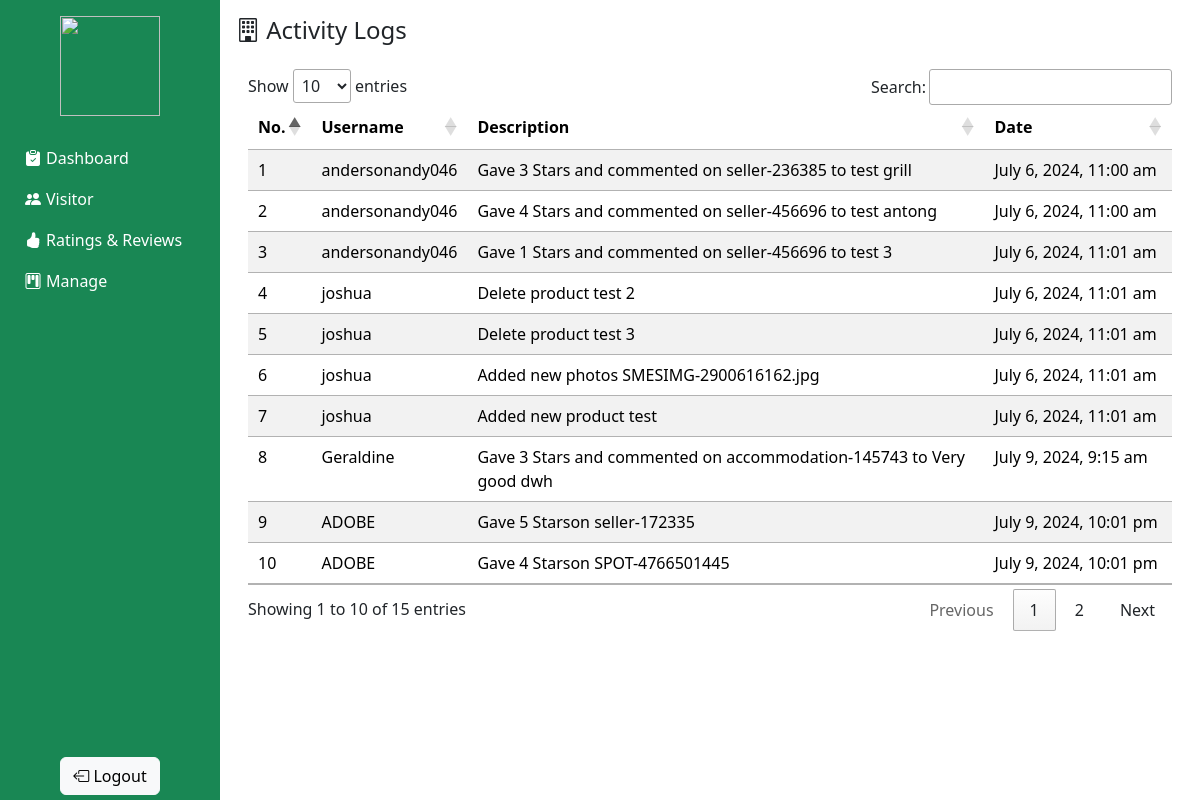
The page /Admin/actLogs.php (signed in) on the database its author committed.
### tables this page shows
CREATE TABLE `activitylog` (
  `log_id` int(11) NOT NULL,
  `log_username` varchar(60) NOT NULL,
  `activity_description` text NOT NULL,
  `date_added` datetime NOT NULL
);

### backend/db.php (called while the page is built, shortened)
<?php
class db_connect
{
    public $host = db_host;
    public $user = db_user;
    public $pass = db_pass;
    public $name = db_name;
    public function connect()
    {
        try {
            $this->conn = new mysqli($this->host, $this->user, $this->pass, $this->name);
            if ($this->conn->connect_error) {
                $this->error = "Connection failed: " . $this->conn->connect_error;
                return false;
            } else {
                return $this->conn;
            }
        } catch (\Throwable $th) {
            $this->error = "Connection error: " . $th->getMessage();
            return false;
        }
    }
}

### backend/class.php (called while the page is built, shortened)
<?php
include('db.php');
class global_class extends db_connect
{
    public function getActivityLogs()
    {
        $query = $this->conn->prepare("SELECT * FROM `activitylog`");
        if ($query->execute()) {
            $result = $query->get_result();
            return $result;
        }
    }
}

### Admin/actLogs.php (the view, shortened to what this page needs)
<?php
include("components/header.php");
?>
<link rel="stylesheet" type="text/css" href="https://cdn.datatables.net/1.13.7/css/jquery.dataTables.min.css">
<h4 class="page-title"><i class="bi bi-building"></i> Activity Logs</h4>
<div class="container mt-4 table-container">
    <table class="table table-striped" id="myTable">
        <thead class="table-header">
            <tr>
                <th>No.</th>
                <th>Username</th>
                <th>Description</th>
                <th>Date</th>
            </tr>
        </thead>
        <tbody class="table-body">
            <?php
            $count = 1;
            $getActlog = $db->getActivityLogs();
            while ($log = $getActlog->fetch_assoc()) {
            ?>
                <tr>
                    <td><?= $count ?></td>
                    <td><?= $log['log_username'] ?></td>
                    <td><?= $log['activity_description'] ?></td>
                    <td><?= date('F j, Y, g:i a', strtotime($log['date_added'])) ?></td>
                </tr>
            <?php
                $count++;
            }
            ?>
        </tbody>
    </table>
</div>
<?php
include("components/footer.php");
?>

### Admin/css/header-footer.css (style rules this page uses)
.table-container { max-height: 89vh; overflow: auto; }
.table-header { position: sticky; top: 0; }

### rows shown on the page
activitylog: log_username "andersonandy046", activity_description "Gave 3 Stars and commented on seller-236385 to test grill", date_added "July 6, 2024, 11:00 am"
activitylog: log_username "andersonandy046", activity_description "Gave 4 Stars and commented on seller-456696 to test antong", date_added "July 6, 2024, 11:00 am"
activitylog: log_username "andersonandy046", activity_description "Gave 1 Stars and commented on seller-456696 to test 3", date_added "July 6, 2024, 11:01 am"
activitylog: log_username "joshua", activity_description "Delete product test 2", date_added "July 6, 2024, 11:01 am"
activitylog: log_username "joshua", activity_description "Delete product test 3", date_added "July 6, 2024, 11:01 am"
activitylog: log_username "joshua", activity_description "Added new photos SMESIMG-2900616162.jpg", date_added "July 6, 2024, 11:01 am"
activitylog: log_username "joshua", activity_description "Added new product test", date_added "July 6, 2024, 11:01 am"
activitylog: log_username "Geraldine", activity_description "Gave 3 Stars and commented on accommodation-145743 to Very good dwh", date_added "July 9, 2024, 9:15 am"
activitylog: log_username "ADOBE", activity_description "Gave 5 Starson seller-172335", date_added "July 9, 2024, 10:01 pm"
activitylog: log_username "ADOBE", activity_description "Gave 4 Starson SPOT-4766501445", date_added "July 9, 2024, 10:01 pm"
